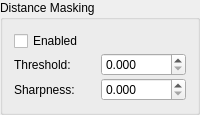
            <widget class="QGroupBox" name="groupBox_fake_lights_distance_mask">
             <property name="title">
              <string>Distance Masking</string>
             </property>
             <layout class="QGridLayout" name="gridLayout_distance_mask">
              <property name="spacing">
               <number>2</number>
              </property>
              <item row="0" column="0" colspan="2">
               <widget class="MyCheckBox" name="checkBox_fake_lights_mask_enabled">
                <property name="text">
                 <string>Enabled</string>
                </property>
               </widget>
              </item>
              <item row="1" column="0">
               <widget class="QLabel" name="label_mask_threshold">
                <property name="text">
                 <string>Threshold:</string>
                </property>
               </widget>
              </item>
              <item row="1" column="1">
               <widget class="MyDoubleSpinBox" name="spinbox_fake_lights_mask_threshold">
                <property name="decimals">
                 <number>3</number>
                </property>
                <property name="minimum">
                 <double>0.000000000000000</double>
                </property>
                <property name="maximum">
                 <double>100.000000000000000</double>
                </property>
                <property name="singleStep">
                 <double>0.010000000000000</double>
                </property>
               </widget>
              </item>
              <item row="2" column="0">
               <widget class="QLabel" name="label_mask_sharpness">
                <property name="text">
                 <string>Sharpness:</string>
                </property>
               </widget>
              </item>
              <item row="2" column="1">
               <widget class="MyDoubleSpinBox" name="spinbox_fake_lights_mask_sharpness">
                <property name="decimals">
                 <number>3</number>
                </property>
                <property name="minimum">
                 <double>0.000000000000000</double>
                </property>
                <property name="maximum">
                 <double>100.000000000000000</double>
                </property>
                <property name="singleStep">
                 <double>0.010000000000000</double>
                </property>
               </widget>
              </item>
             </layout>
            </widget>
